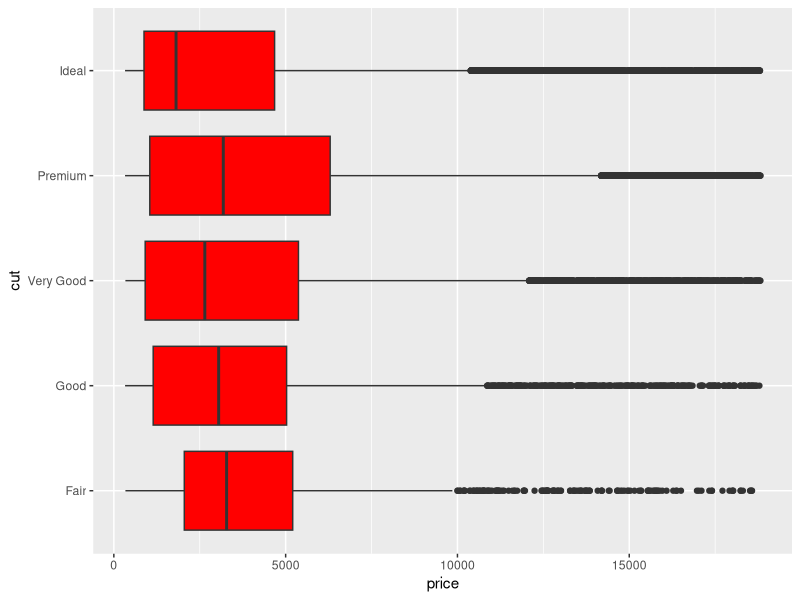
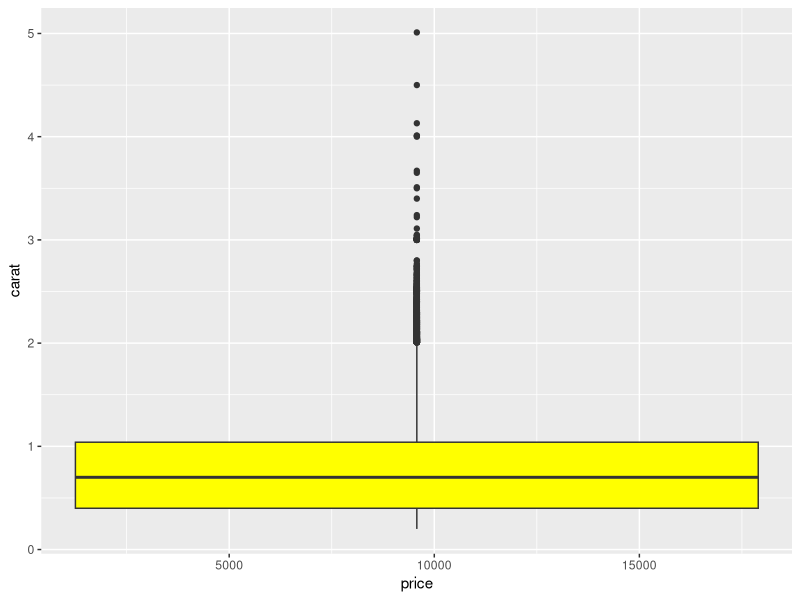
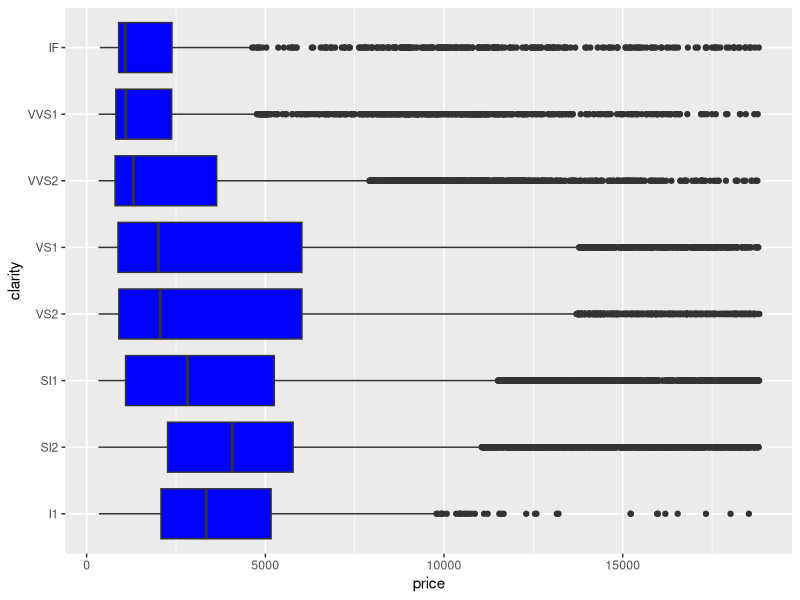
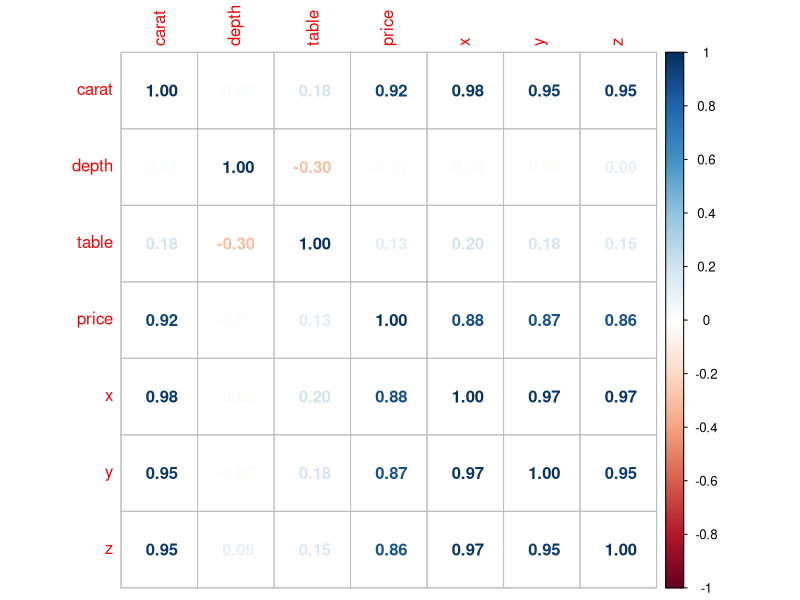

The R script that drew these images, in order:
## ---- chunk 1
library(ggplot2)
library(kableExtra)
library(corrplot)
## ---- chunk 2
resumen <- summary(diamonds)
cabecera <- head(diamonds)
## ---- chunk 3
kbl(cabecera, booktabs = T) %>% kable_styling(latex_options = 
                                                c("striped", "hold_position"))
kbl(resumen, booktabs = T) %>% kable_styling(latex_options = 
                                               c("striped","scale_down", "hold_position"))
## ---- chunk 4
str(diamonds)
any(is.na(diamonds))
## ---- chunk 5
ggplot(diamonds, aes(x=price, y = cut)) + geom_boxplot(fill = "red")
## ---- chunk 6
ggplot(diamonds, aes(x=price, y = carat)) + geom_boxplot(fill = "yellow")
## ---- chunk 7
ggplot(diamonds, aes(x=price, y = clarity)) + geom_boxplot(fill = "blue")
## ---- chunk 8
#Evaluar que columnas son numéricas
vect_num <- sapply(diamonds, is.numeric)
#Vector de valores lógicos para filtrar numéricos
cor_diamonds <- cor(diamonds[,vect_num])
#Graficar
corrplot(cor_diamonds,method = "number", sig.level=0.05)
help(corrplot)
## ---- chunk 9
library(caTools)
## ---- chunk 10
# Fijamos la aleatoriedad 
set.seed(69)
#Partición de los datos
muestreo <- sample.split(diamonds$price, SplitRatio = 0.7)
# Los subconjuntos de datos entrenamiento y prueba
entrenamiento <- subset(diamonds, muestreo == T)
prueba <- subset(diamonds, muestreo == F)
## ---- chunk 11
modelo <- lm(price ~ .,entrenamiento)
summary(modelo)
## ---- chunk 12
predicciones <- predict(modelo, prueba)
resultados <- cbind(prueba, predicciones)
kbl(head(resultados), booktabs = T) %>% kable_styling(latex_options = 
                                               c("striped","scale_down", "hold_position"))
## ---- chunk 13
convertir_cero <- function(x){
  if(x<0){
    return (min(diamonds$price))
  } else{
    return (x)
  }
}
## ---- chunk 14
resultados$predicciones <- sapply(resultados$predicciones, convertir_cero)

kbl(head(resultados), booktabs = T) %>% kable_styling(latex_options = 
                                               c("striped","scale_down", "hold_position"))
## ---- chunk 15
MAPE <- 100/nrow(resultados)* sum((resultados$price-resultados$predicciones)/resultados$price)
MAPE
## ---- chunk 16
MSE <- mean((resultados$price - resultados$predicciones)^2)
RMSE <- sqrt(MSE)
RMSE
## ---- chunk 17

## ---- chunk 18
getwd()
uso <- read.csv("diamantes - uso.csv", sep = ";")
predicciones_uso <- predict(modelo, uso)
resultados_uso <- cbind(uso, predicciones_uso)
resultados_uso$predicciones_uso <- sapply(resultados_uso$predicciones_uso, convertir_cero)
kbl(head(resultados_uso, 30), booktabs = T) %>% kable_styling(latex_options = 
                                               c("striped","scale_down", "hold_position"))
